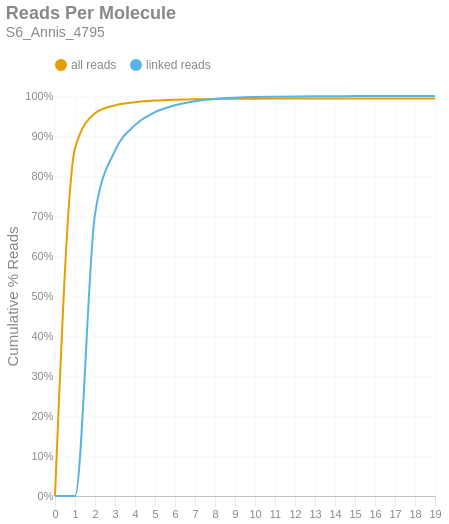

The code cell stored with this chart in its notebook:
### Markdown cell above
### Reads per Molecule
This chart shows the cumulative distribution of the number of reads per linked molecule. That is, how many alignments are associated with a unique molecule. This excludes the number of reads associated with invalid or absent linked-read barcodes. The `linked` histogram is the percentages recalculated when disregarding singletons.

### Code cell
if SKIPLR:
    print_html(f"Skipped")
else:
    counts = np.bincount(valids['reads'].cast(pl.Int64).to_numpy())
    weighted = counts * np.arange(len(counts))
    all_perc = weighted / n_reads
    linked_perc = weighted / n_linked_reads
    linked_perc[1] = 0
    binned_df = pl.DataFrame({
        'readsper': list(range(len(counts))),
        'all reads (cumsum)': np.cumsum(all_perc).tolist(),
        'linked reads (cumsum)': np.cumsum(linked_perc).tolist(),
    })

    with SafeRender(binned_df):
        (
            density_plot(binned_df, 'Reads Per Molecule', samplename, 'readspmol')
            .encode(
                x=alt.X('readsper:O', title=None).axis(labelAngle=0).scale(padding=0),
                y=alt.Y('value:Q', title='Cumulative % Reads').axis(format='%').stack(False),
                color=alt.Color("key:N").scale(domain=["all reads", "linked reads"]),
                tooltip=[
                    alt.Tooltip("key:N", title="Data Type"),
                    alt.Tooltip("readsper:O", title="Reads Per Molecule"),
                    alt.Tooltip("value:Q", format=".2%", title="% Reads (Cum.)")
                ]            
            )
        ).display()

### Figure 1 — Vega-Lite specification as saved in the notebook (floating-point values rounded to 4 significant figures)
{"width": "container", "height": 400, "config": {"title": {"anchor": "start", "dy": -15, "fontSize": 18, "color": "#888888", "subtitleColor": "#888888", "subtitleFontSize": 14}, "arc": {"fill": "#0072B2"}, "axis": {"domainColor": "#888888", "domainWidth": 0.5, "gridWidth": 0.2, "grid": false, "titleFontWeight": 400, "titleFontSize": 15, "labelFontSize": 11, "labelColor": "#888888", "tickColor": "#888888", "tickWidth": 0.2, "titleColor": "#888888"}, "axisBand": {"grid": false}, "axisX": {"grid": true, "tickSize": 10, "domainCap": "round"}, "axisY": {"domain": false, "grid": true, "tickSize": 0, "domainCap": "round"}, "background": "transparent", "header": {"labelFontSize": 15, "labelColor": "#888888", "titleFontSize": 15, "titleFontWeight": 600, "titleColor": "#888888"}, "legend": {"labelFont": "sans-serif", "labelFontSize": 12, "labelColor": "#888888", "symbolSize": 100, "symbolType": "circle", "titleFontSize": 12, "titlePadding": 10, "titleColor": "#888888", "title": null, "orient": "top"}, "range": {"category": ["#E69F00", "#56B4E9", "#009E73", "#F0E442", "#0072B2", "#D55E00", "#CC79A7", "#000000"], "diverging": ["#cfe8f3", "#a2d4ec", "#73bfe2", "#46abdb", "#1696d2", "#12719e"]}, "area": {"fill": "#0072B2", "fillOpacity": 0.7, "line": true, "strokeOpacity": 0.7}, "line": {"color": "#0072B2", "stroke": "#0072B2", "strokeWidth": 2}, "trail": {"color": "#0072B2", "stroke": "#0072B2", "strokeWidth": 0, "size": 1}, "point": {"filled": true, "fillOpacity": 1.0, "size": 95}, "text": {"color": "#888888", "fontSize": 11, "align": "right", "fontWeight": 400, "size": 11}, "bar": {"fill": "#0072B2", "stroke": null}, "view": {"stroke": null, "continuousWidth": 660, "continuousHeight": 400}}, "data": {"name": "data-da9fe6ee8ece07700fc5b84563c4891a"}, "mark": {"type": "line", "interpolate": "monotone", "point": {"opacity": 0, "size": 275}}, "encoding": {"color": {"field": "key", "scale": {"domain": ["all reads", "linked reads"]}, "type": "nominal"}, "tooltip": [{"field": "key", "title": "Data Type", "type": "nominal"}, {"field": "readsper", "title": "Reads Per Molecule", "type": "ordinal"}, {"field": "value", "format": ".2%", "title": "% Reads (Cum.)", "type": "quantitative"}], "x": {"axis": {"labelAngle": 0}, "field": "readsper", "scale": {"padding": 0}, "title": null, "type": "ordinal"}, "y": {"axis": {"format": "%"}, "field": "value", "stack": false, "title": "Cumulative % Reads", "type": "quantitative"}}, "params": [{"name": "param_c36ac31b6afebe62", "select": {"type": "point", "fields": ["key"]}, "bind": "legend"}], "title": {"text": "Reads Per Molecule", "subtitle": "S6_Annis_4795"}, "transform": [{"fold": ["all reads (cumsum)", "linked reads (cumsum)"]}, {"calculate": "replace(datum.key, ' (cumsum)', '')", "as": "key"}, {"filter": {"param": "param_c36ac31b6afebe62"}}], "usermeta": {"embedOptions": {"downloadFileName": "S6_Annis_4795.readspmol"}}, "$schema": "https://vega.github.io/schema/vega-lite/v6.1.0.json", "datasets": {"data-da9fe6ee8ece07700fc5b84563c4891a": [{"readsper": 0, "all reads (cumsum)": 0.0, "linked reads (cumsum)": 0.0}, {"readsper": 1, "all reads (cumsum)": 0.8687, "linked reads (cumsum)": 0.0}, {"readsper": 2, "all reads (cumsum)": 0.9568, "linked reads (cumsum)": 0.7048}, {"readsper": 3, "all reads (cumsum)": 0.9766, "linked reads (cumsum)": 0.8634}, {"readsper": 4, "all reads (cumsum)": 0.9846, "linked reads (cumsum)": 0.9273}, {"readsper": 5, "all reads (cumsum)": 0.9887, "linked reads (cumsum)": 0.9597}, {"readsper": 6, "all reads (cumsum)": 0.9908, "linked reads (cumsum)": 0.9769}, {"readsper": 7, "all reads (cumsum)": 0.9921, "linked reads (cumsum)": 0.987}, {"readsper": 8, "all reads (cumsum)": 0.9928, "linked reads (cumsum)": 0.9926}, {"readsper": 9, "all reads (cumsum)": 0.9932, "linked reads (cumsum)": 0.9955}, {"readsper": 10, "all reads (cumsum)": 0.9934, "linked reads (cumsum)": 0.9973}, {"readsper": 11, "all reads (cumsum)": 0.9935, "linked reads (cumsum)": 0.9982}, {"readsper": 12, "all reads (cumsum)": 0.9936, "linked reads (cumsum)": 0.9989}, {"readsper": 13, "all reads (cumsum)": 0.9936, "linked reads (cumsum)": 0.9993}, {"readsper": 14, "all reads (cumsum)": 0.9937, "linked reads (cumsum)": 0.9994}, {"readsper": 15, "all reads (cumsum)": 0.9937, "linked reads (cumsum)": 0.9997}, {"readsper": 16, "all reads (cumsum)": 0.9937, "linked reads (cumsum)": 0.9997}, {"readsper": 17, "all reads (cumsum)": 0.9937, "linked reads (cumsum)": 0.9998}, {"readsper": 18, "all reads (cumsum)": 0.9937, "linked reads (cumsum)": 0.9998}, {"readsper": 19, "all reads (cumsum)": 0.9937, "linked reads (cumsum)": 1.0}]}}
